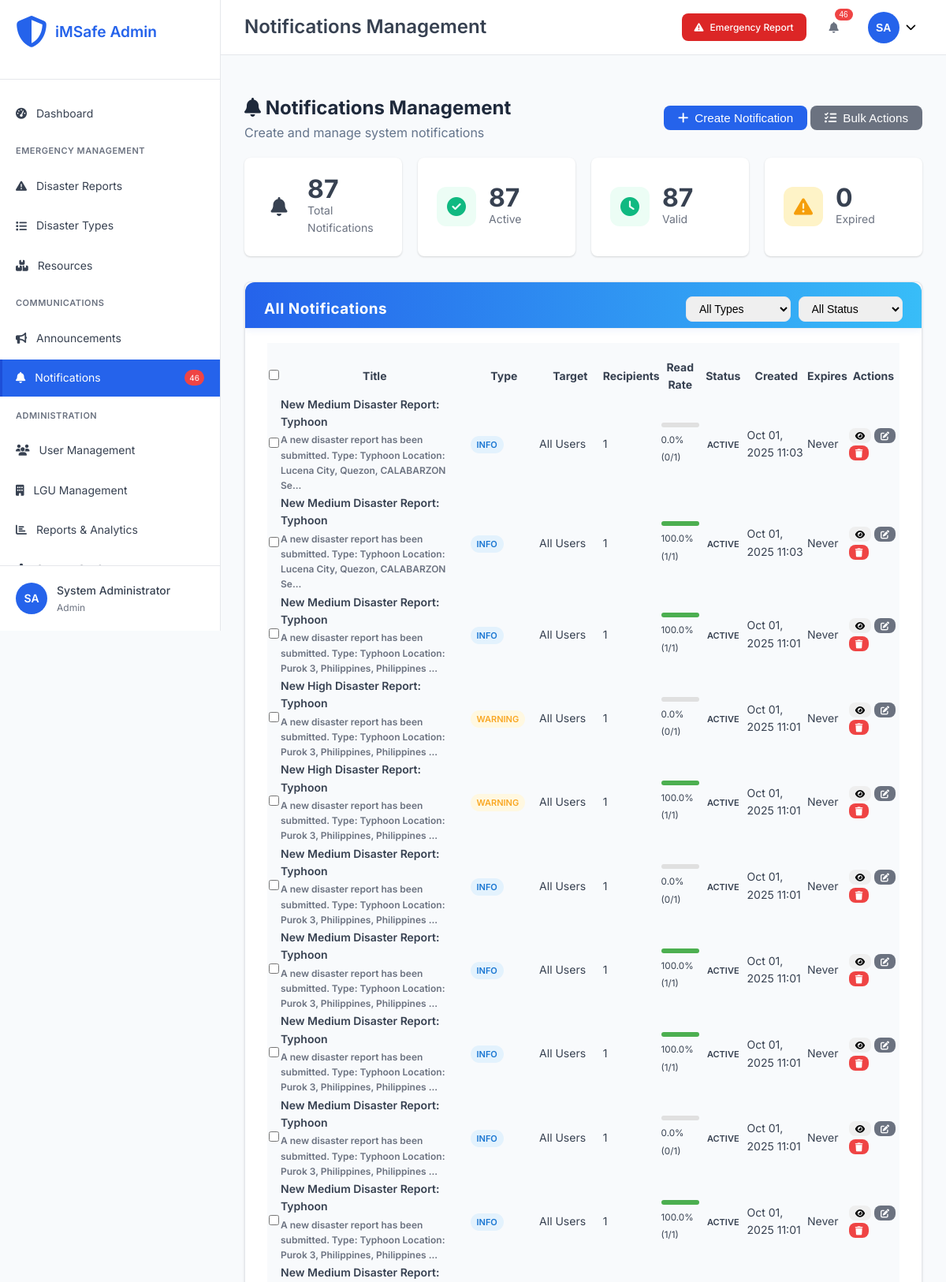
The page /admin/notifications.php (signed in, upper part) on the database its author committed.
### tables this page shows
CREATE TABLE `notifications` (
  `notification_id` int(11) NOT NULL,
  `user_id` int(11) NOT NULL,
  `title` varchar(200) NOT NULL,
  `message` text NOT NULL,
  `type` enum('disaster_assigned','status_update','escalation','deadline_warning','system','alert','warning','info') NOT NULL DEFAULT 'info',
  `related_id` int(11) DEFAULT NULL,
  `related_disaster_id` int(11) DEFAULT NULL,
  `is_read` tinyint(1) DEFAULT 0,
  `created_at` timestamp NOT NULL DEFAULT current_timestamp(),
  `read_at` timestamp NULL DEFAULT NULL,
  `target_role` enum('admin','moderator','lgu_user','citizen') DEFAULT NULL,
  `target_lgu_id` int(11) DEFAULT NULL,
  `expires_at` timestamp NULL DEFAULT NULL,
  `is_active` tinyint(1) DEFAULT 1,
  `created_by` int(11) DEFAULT NULL
);

### admin/notifications.php (the view, shortened to what this page needs)
<?php
require_once '../config/database.php';
try {
    $stmt = $pdo->query("
        SELECT n.*,
               l.lgu_name,
               CONCAT(u.first_name, ' ', u.last_name) as created_by_name,
               (SELECT COUNT(*) FROM notifications n2 WHERE n2.notification_id = n.notification_id AND n2.is_read = 1) as read_count,
               (SELECT COUNT(*) FROM notifications n3 WHERE n3.notification_id = n.notification_id) as total_recipients
        FROM notifications n
        LEFT JOIN lgus l ON n.target_lgu_id = l.lgu_id
        LEFT JOIN users u ON n.created_by = u.user_id
        ORDER BY n.created_at DESC
    ");
    $notifications = $stmt->fetchAll();
    $stats_stmt = $pdo->query("
        SELECT
            COUNT(DISTINCT notification_id) as total_notifications,
            COUNT(CASE WHEN is_active = 1 THEN 1 END) as active_notifications,
            COUNT(CASE WHEN expires_at IS NULL OR expires_at > NOW() THEN 1 END) as valid_notifications,
            COUNT(CASE WHEN expires_at IS NOT NULL AND expires_at <= NOW() THEN 1 END) as expired_notifications
        FROM notifications
    ");
    $stats = $stats_stmt->fetch();
} catch (Exception $e) {
    error_log("Notifications fetch error: " . $e->getMessage());
    $notifications = [];
    $lgus = [];
    $stats = ['total_notifications' => 0, 'active_notifications' => 0, 'valid_notifications' => 0, 'expired_notifications' => 0];
}
include 'includes/header.php';
?>
<div class="page-header">
    <div class="page-title">
        <h2><i class="fas fa-bell"></i> Notifications Management</h2>
        <p>Create and manage system notifications</p>
    </div>
    <div class="page-actions">
        <button onclick="showCreateModal()" class="btn btn-primary">
            <i class="fas fa-plus"></i> Create Notification
        </button>
        <button onclick="showBulkActionsModal()" class="btn btn-secondary">
            <i class="fas fa-tasks"></i> Bulk Actions
        </button>
    </div>
</div>
<div class="stats-grid">
    <div class="stat-card">
        <div class="stat-icon primary">
            <i class="fas fa-bell"></i>
        </div>
        <div class="stat-content">
            <div class="stat-number"><?php echo $stats['total_notifications']; ?></div>
            <div class="stat-label">Total Notifications</div>
        </div>
    </div>
    <div class="stat-card">
        <div class="stat-icon success">
            <i class="fas fa-check-circle"></i>
        </div>
        <div class="stat-content">
            <div class="stat-number"><?php echo $stats['active_notifications']; ?></div>
            <div class="stat-label">Active</div>
        </div>
    </div>
    <div class="stat-card">
        <div class="stat-icon info">
            <i class="fas fa-clock"></i>
        </div>
        <div class="stat-content">
            <div class="stat-number"><?php echo $stats['valid_notifications']; ?></div>
            <div class="stat-label">Valid</div>
        </div>
    </div>
    <div class="stat-card">
        <div class="stat-icon warning">
            <i class="fas fa-exclamation-triangle"></i>
        </div>
        <div class="stat-content">
            <div class="stat-number"><?php echo $stats['expired_notifications']; ?></div>
            <div class="stat-label">Expired</div>
        </div>
    </div>
</div>
<div class="dashboard-card">
    <div class="card-header">
        <h3>All Notifications</h3>
        <div class="filters">
            <select id="typeFilter" onchange="filterNotifications()">
                <option value="">All Types</option>
            </select>
            <select id="statusFilter" onchange="filterNotifications()">
                <option value="">All Status</option>
            </select>
        </div>
    </div>
    <div class="card-content">
        <div class="table-container">
            <table id="notificationsTable">
                <thead>
                    <tr>
                        <th><input type="checkbox" id="selectAll" onchange="toggleAllCheckboxes()"></th>
                        <th>Title</th>
                        <th>Type</th>
                        <th>Target</th>
                        <th>Recipients</th>
                        <th>Read Rate</th>
                        <th>Status</th>
                        <th>Created</th>
                        <th>Expires</th>
                        <th>Actions</th>
                    </tr>
                </thead>
                <tbody>
                    <?php foreach ($notifications as $notification): ?>
                        <tr>
                            <td>
                                <input type="checkbox" class="notification-checkbox"
                                       value="<?php echo $notification['notification_id']; ?>">
                            </td>
                            <td>
                                <div class="notification-title">
                                    <?php echo htmlspecialchars($notification['title']); ?>
                                    <?php if ($notification['message']): ?>
                                        <div class="notification-preview">
                                            <?php echo htmlspecialchars(substr($notification['message'], 0, 100)) . '...'; ?>
                                        </div>
                                    <?php endif; ?>
                                </div>
                            </td>
                            <td>
                                <span class="type-badge type-<?php echo $notification['type']; ?>">
                                    <?php echo ucfirst(str_replace('_', ' ', $notification['type'])); ?>
                                </span>
                            </td>
                            <td>
                                <?php if ($notification['target_role'] && $notification['lgu_name']): ?>
                                    <?php echo ucfirst($notification['target_role']) . ' @ ' . $notification['lgu_name']; ?>
                                <?php elseif ($notification['target_role']): ?>
                                    <?php echo ucfirst($notification['target_role']) . ' (All LGUs)'; ?>
                                <?php elseif ($notification['lgu_name']): ?>
                                    <?php echo $notification['lgu_name'] . ' (All Roles)'; ?>
                                <?php else: ?>
                                    All Users
                                <?php endif; ?>
                            </td>
                            <td><?php echo $notification['total_recipients']; ?></td>
                            <td>
                                <?php
                                $read_rate = $notification['total_recipients'] > 0
                                    ? ($notification['read_count'] / $notification['total_recipients']) * 100
                                    : 0;
                                ?>
                                <div class="progress-bar">
                                    <div class="progress-fill" style="width: <?php echo $read_rate; ?>%"></div>
                                </div>
                                <small><?php echo number_format($read_rate, 1); ?>% (<?php echo $notification['read_count']; ?>/<?php echo $notification['total_recipients']; ?>)</small>
                            </td>
                            <td>
                                <?php
                                $is_expired = $notification['expires_at'] && strtotime($notification['expires_at']) <= time();
                                $status_class = $notification['is_active'] ? ($is_expired ? 'expired' : 'active') : 'inactive';
                                $status_text = $notification['is_active'] ? ($is_expired ? 'Expired' : 'Active') : 'Inactive';
                                ?>
                                <span class="status-badge status-<?php echo $status_class; ?>">
                                    <?php echo $status_text; ?>
                                </span>
                            </td>
                            <td><?php echo date('M d, Y H:i', strtotime($notification['created_at'])); ?></td>
                            <td>
                                <?php if ($notification['expires_at']): ?>
                                    <?php echo date('M d, Y H:i', strtotime($notification['expires_at'])); ?>
                                <?php else: ?>
                                    <span class="text-muted">Never</span>
                                <?php endif; ?>
                            </td>
                            <td>
                                <div class="action-buttons">
                                    <button onclick="viewNotification(<?php echo $notification['notification_id']; ?>)"
                                            class="btn btn-xs btn-info" title="View Details">
                                        <i class="fas fa-eye"></i>
                                    </button>
                                    <button onclick="editNotification(<?php echo $notification['notification_id']; ?>)"
                                            class="btn btn-xs btn-secondary" title="Edit">
                                        <i class="fas fa-edit"></i>
                                    </button>
                                    <button onclick="deleteNotification(<?php echo $notification['notification_id']; ?>)"
                                            class="btn btn-xs btn-danger" title="Delete">
                                        <i class="fas fa-trash"></i>
                                    </button>
                                </div>
                            </td>
                        </tr>
                    <?php endforeach; ?>
                </tbody>
            </table>
        </div>
    </div>
</div>
<?php include 'includes/footer.php'; ?>

### admin/assets/css/admin.css (style rules this page uses)
.dashboard-card .card-header { display: flex; align-items: center; gap: 10px; background: linear-gradient(90deg, #2563eb 0%, #38bdf8 100%); color: #fff; border-radius: 12px 12px 0 0; padding: 18px 24px 12px 24px; margin: -32px -28px 18px -28px; box-shadow: 0 2px 8px 0 rgba(37,99,235,0.08); }
.dashboard-card .card-header h3 { color: #fff; font-size: 1.18rem; margin: 0; font-weight: 700; letter-spacing: 0.5px; }
.dashboard-card .card-content { background: #f8fafc; border-radius: 0 0 12px 12px; padding: 18px 0 8px 0; }
.dashboard-card { background: #fff; border-radius: 14px; box-shadow: 0 4px 24px 0 rgba(0,0,0,0.08); padding: 32px 28px 24px 28px; margin-top: 32px; margin-bottom: 32px; border: 1px solid #e5e7eb; }
.dashboard-card .card-header { border-bottom: 1px solid #f1f1f1; margin-bottom: 18px; padding-bottom: 8px; }
.dashboard-card h3 { font-size: 1.3rem; color: #2563eb; margin: 0; }
.dashboard-card .card-content { display: flex; flex-direction: column; gap: 14px; }
.page-header { display: flex; align-items: center; justify-content: space-between; margin-bottom: 18px; margin-top: 18px; }
.page-title h2 { margin: 0; color: #1e293b; font-size: 1.5rem; font-weight: 700; }
.page-title p { margin: 0; color: #64748b; font-size: 1rem; }
.page-actions .btn { font-size: 0.95rem; padding: 7px 18px; }
:root { --primary-color: #2563eb; --primary-dark: #1d4ed8; --secondary-color: #6b7280; --success-color: #10b981; --warning-color: #f59e0b; --danger-color: #ef4444; --info-color: #3b82f6; --light-color: #f9fafb; --dark-color: #1f2937; --border-color: #e5e7eb; --text-color: #374151; --text-muted: #6b7280; --sidebar-width: 280px; --header-height: 70px; --border-radius: 8px; --shadow: 0 1px 3px 0 rgba(0, 0, 0, 0.1), 0 1px 2px 0 rgba(0, 0, 0, 0.06); --shadow-lg: 0 10px 15px -3px rgba(0, 0, 0, 0.1), 0 4px 6px -2px rgba(0, 0, 0, 0.05); }
* { margin: 0; padding: 0; box-sizing: border-box; }
body { font-family: 'Inter', sans-serif; font-size: 14px; line-height: 1.6; color: var(--text-color); background-color: #f8fafc; }
input, select, textarea { width: 100%; padding: 12px 16px; border: 1px solid var(--border-color); border-radius: var(--border-radius); font-size: 14px; transition: all 0.3s ease; }
.btn { display: inline-flex; align-items: center; justify-content: center; gap: 8px; padding: 12px 24px; border: none; border-radius: var(--border-radius); font-size: 14px; font-weight: 500; text-decoration: none; cursor: pointer; transition: all 0.3s ease; white-space: nowrap; }
.btn-primary { background-color: var(--primary-color); color: white; }
.btn-secondary { background-color: var(--secondary-color); color: white; }
.btn-danger { background-color: var(--danger-color); color: white; }
.btn-xs { padding: 4px 8px; font-size: 11px; }
.stats-grid { display: grid; grid-template-columns: repeat(auto-fit, minmax(200px, 1fr)); gap: 20px; margin-bottom: 30px; }
.stat-card { background: white; padding: 24px; border-radius: var(--border-radius); box-shadow: var(--shadow); display: flex; align-items: center; gap: 16px; }
.stat-icon { width: 50px; height: 50px; border-radius: 12px; display: flex; align-items: center; justify-content: center; font-size: 1.5rem; }
.stat-icon.warning { background-color: #fef3c7; color: var(--warning-color); }
.stat-icon.info { background-color: #ecfdf5; color: var(--success-color); }
.stat-icon.success { background-color: #ecfdf5; color: var(--success-color); }
.stat-number { font-size: 2rem; font-weight: 700; color: var(--text-color); line-height: 1; }
.stat-label { font-size: 14px; color: var(--text-muted); }
.dashboard-card { background: white; border-radius: var(--border-radius); box-shadow: var(--shadow); overflow: hidden; }
.card-header { padding: 20px 24px; border-bottom: 1px solid var(--border-color); display: flex; align-items: center; justify-content: space-between; }
.card-header h3 { font-size: 1.1rem; font-weight: 600; color: var(--text-color); display: flex; align-items: center; gap: 10px; }
.card-content { padding: 24px; }
.status-badge { padding: 4px 8px; border-radius: 4px; font-size: 11px; font-weight: 600; text-transform: uppercase; }

### rows shown on the page
notifications: title "New Medium Disaster Report: Typhoon", message "A new disaster report has been submitted. Type: Typhoon Location: Lucena City, Quezon, CALABARZON Se", type "INFO", shows "All Users", total_recipients "1", read_rate "0.0", read_count "0", created_at "Oct 01, 2025 11:03", shows "Never"
notifications: title "New Medium Disaster Report: Typhoon", message "A new disaster report has been submitted. Type: Typhoon Location: Lucena City, Quezon, CALABARZON Se", type "INFO", shows "All Users", total_recipients "1", $read_rate 100 (drawn), read_rate "100.0", read_count "1", created_at "Oct 01, 2025 11:03", shows "Never"
notifications: title "New Medium Disaster Report: Typhoon", message "A new disaster report has been submitted. Type: Typhoon Location: Purok 3, Philippines, Philippines", type "INFO", shows "All Users", total_recipients "1", $read_rate 100 (drawn), read_rate "100.0", read_count "1", created_at "Oct 01, 2025 11:01", shows "Never"
notifications: title "New High Disaster Report: Typhoon", message "A new disaster report has been submitted. Type: Typhoon Location: Purok 3, Philippines, Philippines", type "WARNING", shows "All Users", total_recipients "1", read_rate "0.0", read_count "0", created_at "Oct 01, 2025 11:01", shows "Never"
notifications: title "New High Disaster Report: Typhoon", message "A new disaster report has been submitted. Type: Typhoon Location: Purok 3, Philippines, Philippines", type "WARNING", shows "All Users", total_recipients "1", $read_rate 100 (drawn), read_rate "100.0", read_count "1", created_at "Oct 01, 2025 11:01", shows "Never"
notifications: title "New Medium Disaster Report: Typhoon", message "A new disaster report has been submitted. Type: Typhoon Location: Purok 3, Philippines, Philippines", type "INFO", shows "All Users", total_recipients "1", read_rate "0.0", read_count "0", created_at "Oct 01, 2025 11:01", shows "Never"
notifications: title "New Medium Disaster Report: Typhoon", message "A new disaster report has been submitted. Type: Typhoon Location: Purok 3, Philippines, Philippines", type "INFO", shows "All Users", total_recipients "1", $read_rate 100 (drawn), read_rate "100.0", read_count "1", created_at "Oct 01, 2025 11:01", shows "Never"
notifications: title "New Medium Disaster Report: Typhoon", message "A new disaster report has been submitted. Type: Typhoon Location: Purok 3, Philippines, Philippines", type "INFO", shows "All Users", total_recipients "1", $read_rate 100 (drawn), read_rate "100.0", read_count "1", created_at "Oct 01, 2025 11:01", shows "Never"
notifications: title "New Medium Disaster Report: Typhoon", message "A new disaster report has been submitted. Type: Typhoon Location: Purok 3, Philippines, Philippines", type "INFO", shows "All Users", total_recipients "1", read_rate "0.0", read_count "0", created_at "Oct 01, 2025 11:01", shows "Never"
notifications: title "New Medium Disaster Report: Typhoon", message "A new disaster report has been submitted. Type: Typhoon Location: Purok 3, Philippines, Philippines", type "INFO", shows "All Users", total_recipients "1", $read_rate 100 (drawn), read_rate "100.0", read_count "1", created_at "Oct 01, 2025 11:01", shows "Never"

### other values the page prints
$notifications_count "46"
getUserInitials() "SA"
getUserName() "System Administrator"
str_replace('_', ' ', $_SESSION['role']) "Admin"
$page_title "Notifications Management"
$stats['total_notifications'] "87"
$stats['active_notifications'] "87"
$stats['valid_notifications'] "87"
$stats['expired_notifications'] "0"
